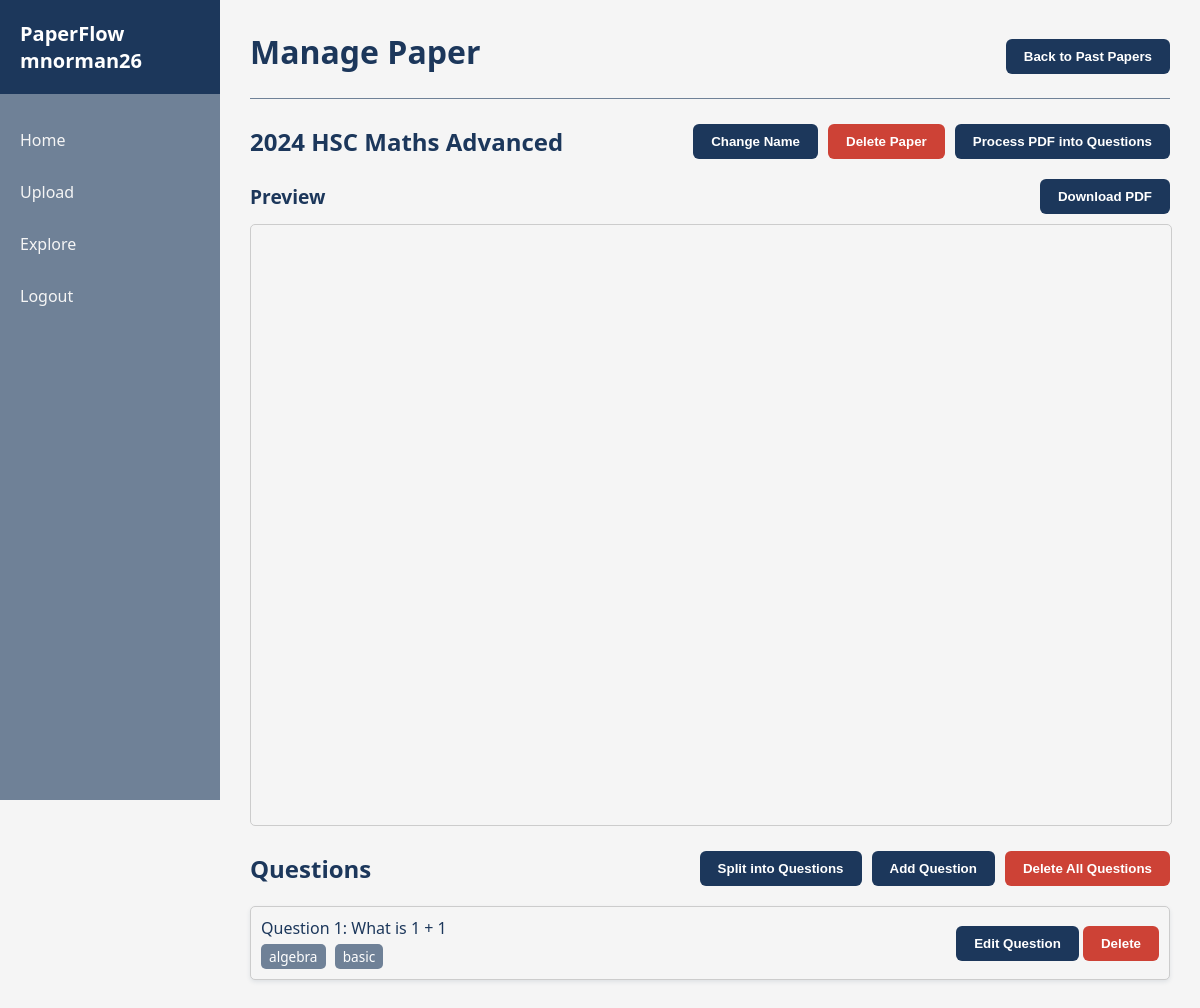
The app's page /paper/1 (signed in), older data.
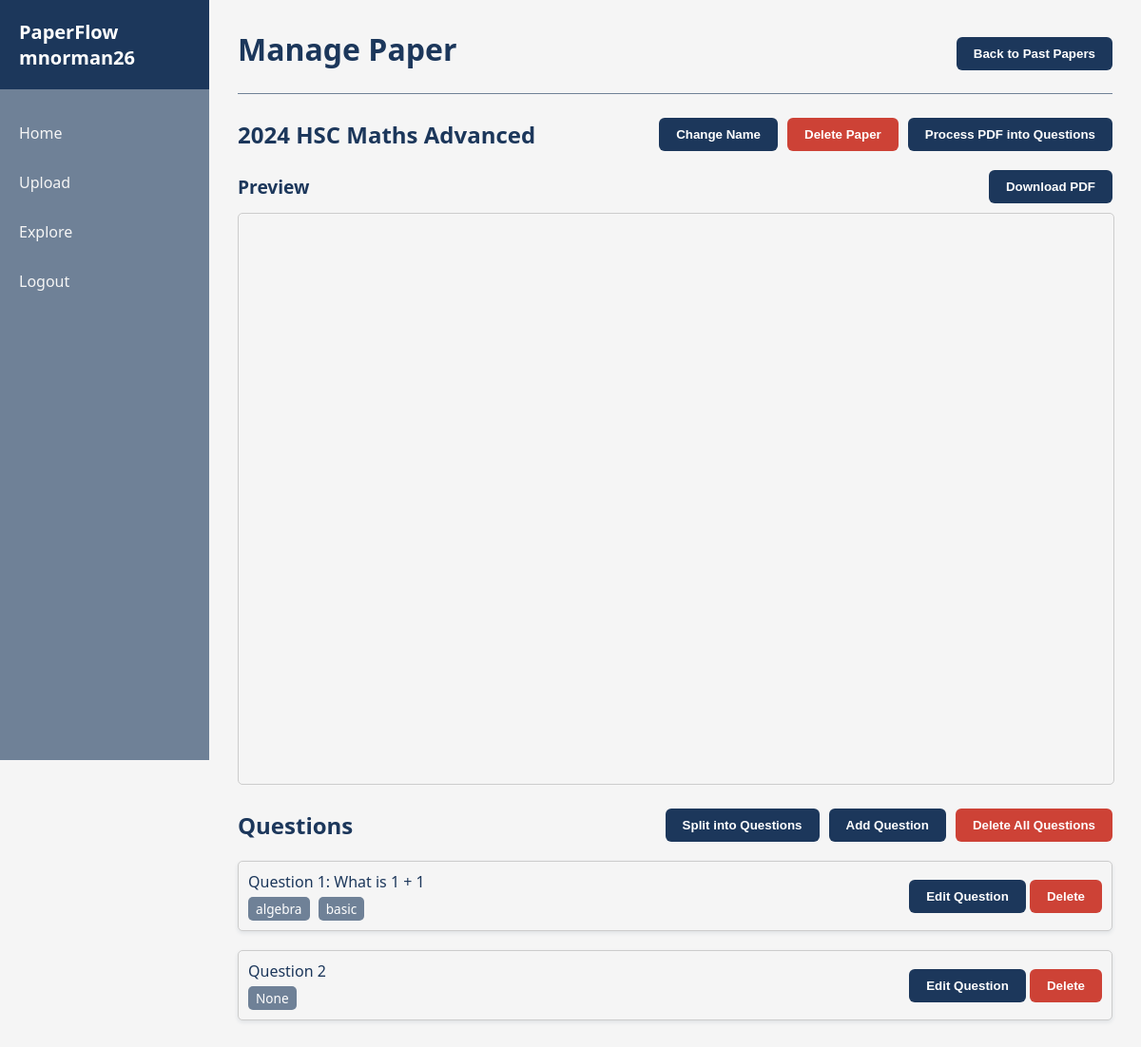
The same page, newer data.
### models.py (models this page shows)
class User(db.Model, UserMixin):
    __tablename__ = 'user'
    id = db.Column(db.Integer, primary_key=True)
    username = db.Column(db.String(150), unique=True, nullable=False)
    password_hash = db.Column(db.String(200), nullable=False)
    papers = db.relationship('UserPaper', backref='user', lazy=True)

class PastPaper(db.Model):
    id = db.Column(db.Integer, primary_key=True)
    filename = db.Column(db.String(200), nullable=False)
    questions = db.relationship(
        'Question',
        backref='paper',
        lazy=True,
        cascade="all, delete-orphan"
    )
    uploaded_at = db.Column(db.DateTime, default=db.func.now())
    owner_id = db.Column(db.Integer, db.ForeignKey('user.id'), nullable=False)

class Question(db.Model):
    id = db.Column(db.Integer, primary_key=True)
    paper_id = db.Column(db.Integer, db.ForeignKey('past_paper.id'), nullable=False)
    filename = db.Column(db.String(200), nullable=True)
    text = db.Column(db.Text, nullable=True)
    tags = db.Column(db.String(200), nullable=True)

### app.py (the view)
@app.route('/paper/<int:paper_id>')
@login_required
def view_paper(paper_id):
    paper = PastPaper.query.get_or_404(paper_id)
    edit_name = request.args.get('edit_name') == '1'
    return render_template('view_paper.html', paper=paper, edit_name=edit_name, has_paper=user_has_paper(current_user, paper))

### app.py (called while the page is built)
@login_manager.user_loader
def load_user(user_id):
    user = User.query.filter_by(id=int(user_id)).first()
    return user

@app.context_processor
def inject_user():
    return dict(user=current_user)

def format_filename(filename):
    name = str(filename).split('_', 1)[-1]
    name = os.path.splitext(name)[0]
    name = re.sub(r'[-_]+', ' ', name)
    words = name.split()
    formatted = []
    for w in words:
        if w.upper() in ["HSC", "IB", "PDF"]:
            formatted.append(w.upper())
        else:
            formatted.append(w.capitalize())
    return " ".join(formatted)

@app.context_processor
def utility_processor():
    return dict(format_filename=format_filename)

def user_has_paper(user, paper):
    return db.session.query(
        exists().where(
            UserPaper.user_id == user.id,
            UserPaper.paper_id == paper.id
        )
    ).scalar()

### templates/view_paper.html (shortened to what this page needs)
{% extends "base.html" %}
{% block content %}
<div class="container">
    <header style="display: flex; justify-content: space-between; align-items: center;">
        <h1>Manage Paper</h1>
        {% from "macros.html" import flash_messages %}
        <a href="{{ url_for('index') }}"><button>Back to Past Papers</button></a>
    </header>
    <section class="paper-actions" style="margin: 20px 0; display: block; width: 100%;">
        {% if edit_name and paper.owner_id == current_user.id %}
            <form method="POST" action="{{ url_for('update_paper_name', paper_id=paper.id) }}"
                style="display: flex; justify-content: space-between; align-items: center;">
                <input type="text" name="filename" value="{{ format_filename(paper.filename) }}"
                    required style="font-size: 1em; padding: 5px;">
                <div style="display: flex; gap: 10px; padding-left: 20px;">
                    <button type="submit" style="background-color: #4CAF50; color: white;">
                        Save
                    </button>
                    <a href="{{ url_for('view_paper', paper_id=paper.id) }}">
                        <button type="button" style="background-color: #cd4236;">Cancel</button>
                    </a>
                </div>
            </form>
        {% else %}
            <div style="display: flex; justify-content: space-between; align-items: center;">
                <h2 style="margin: 0;">
                    {{ format_filename(paper.filename) }}
                </h2>
                {% if paper.owner_id == current_user.id %}
                <div style="display: flex; gap: 10px;">
                    <a href="{{ url_for('view_paper', paper_id=paper.id, edit_name=1) }}">
                        <button>Change Name</button>
                    </a>
                    <form method="POST" action="{{ url_for('delete_paper', paper_id=paper.id) }}"
                        onsubmit="return confirm('Are you sure you want to delete this entire paper?');">
                        <button style="background-color: #cd4236;">Delete Paper</button>
                    </form>
                    <form method="POST" action="{{ url_for('process_paper', paper_id=paper.id) }}">
                        <button type="submit" class="btn btn-primary">Process PDF into Questions</button>
                    </form>
                </div>
                {% endif %}
            </div>
        {% endif %}
    </section>
    <section style="margin: 20px 0; display: block; width: 100%;">
        <div style="display: flex; justify-content: space-between; align-items: center; margin-bottom: 10px;">
            <span style="font-size: 1.2em; font-weight: bold;">Preview</span>
            <a href="{{ url_for('uploaded_file', filename=paper.filename) }}" download>
                <button type="submit" class="btn btn-primary">
                    Download PDF
                </button>
            </a>
        </div>
        <iframe
            src="{{ url_for('uploaded_file', filename=paper.filename) }}"
            width="100%"
            height="600px"
            style="border: 1px solid #ccc; border-radius: 5px;">
        </iframe>
    </section>
    <section>
        <div style="display: flex; justify-content: space-between; align-items: center; margin-bottom: 10px;">
            <h2 style="margin: 0;">Questions</h2>
            {% if paper.owner_id == current_user.id %}
            <div style="display: flex; gap: 10px;">
                <a href="{{ url_for('split', paper_id=paper.id) }}">
                    <button type="submit" class="btn btn-primary">
                        Split into Questions
                    </button>
                </a>
                <a href="{{ url_for('add_question', paper_id=paper.id) }}">
                    <button type="submit" class="btn btn-primary">
                        Add Question
                    </button>
                </a>
                <form action="{{ url_for('delete_questions', paper_id=paper.id) }}" method="POST" style="margin:0;">
                    <button type="submit" style="background-color: #cd4236;">
                        Delete All Questions
                    </button>
                </form>
            </div>
            {% endif %}
        </div>
        {% if paper.questions %}
            <div class="papers-list" style="display: flex; flex-direction: column; gap: 10px;">
                {% for q in paper.questions %}
                    <a href="{{ url_for('view_question', question_id=q.id) }}" class="paper-card-link">
                        <div class="paper-card" style="display: flex; justify-content: space-between; align-items: center; padding: 10px; border: 1px solid #ccc; border-radius: 5px;">
                            <div style="flex: 1;">
                                {% set display_text = q.text[:100] + ('...' if q.text|length > 100 else '') %}
                                <p style="margin: 0 0 5px 0;">{{ display_text }}</p>
                                {% if q.tags %}
                                    <p style="margin: 0;">
                                        {% for tag in q.tags.split(',') %}
                                            <span class="tag">{{ tag.strip() }}</span>
                                        {% endfor %}
                                    </p>
                                {% endif %}
                            </div>
                            {% if paper.owner_id == current_user.id %}
                            <div style="margin-left: 10px;">
                                <a href="{{ url_for('edit_question', question_id=q.id) }}">
                                    <button>Edit Question</button>
                                </a>
                                <form action="{{ url_for('delete_question', question_id=q.id) }}" method="POST" style="display:inline;">
                                    <button style="background-color: #cd4236;">Delete</button>
                                </form>
                            </div>
                            {% endif %}
                        </div>
                    </a>
                {% endfor %}
            </div>
        {% else %}
            <p>No questions found for this paper yet.</p>
        {% endif %}
    </section>
</div>
{% endblock %}

### templates/base.html (shortened to what this page needs)
<!DOCTYPE html>
<html lang="en">
<head>
    <link rel="stylesheet" href="{{ url_for('static', filename='css/style.css') }}">
</head>
<body>
    <nav class="sidebar">
    <div class="brand">
        PaperFlow
        {% if current_user.is_authenticated %}
            <span class="user-tag">{{ current_user.username }}</span>
        {% endif %}
    </div>
        <div class="nav-links">
            {% if current_user.is_authenticated %}
                <a href="{{ url_for('index') }}">Home</a>
                <a href="{{ url_for('upload') }}">Upload</a>
                <a href="{{ url_for('explore') }}">Explore</a>
                <a href="{{ url_for('logout') }}">Logout</a>
            {% else %}
                <a href="{{ url_for('login') }}">Login</a>
                <a href="{{ url_for('register') }}">Register</a>
            {% endif %}
        </div>
    </nav>
    <div class="main-content">
        {% block content %}{% endblock %}
    </div>
</body>
</html>

### static/css/style.css (style rules this page uses)
html, body { height: 100%; margin: 0; font-family: 'Segoe UI', Tahoma, Geneva, Verdana, sans-serif; background-color: #f5f5f5; color: #1c375b; }
.sidebar { position: fixed; top: 0; left: 0; width: 220px; height: 100vh; display: flex; flex-direction: column; background-color: #6f8197; }
.sidebar .brand { padding: 20px; font-size: 20px; font-weight: bold; background-color: #1c375b; color: white; }
.sidebar .nav-links { flex-grow: 1; display: flex; flex-direction: column; padding-top: 20px; }
.sidebar .nav-links a { padding: 15px 20px; text-decoration: none; color: #f5f5f5; font-weight: 500; }
.main-content { margin-left: 220px; padding: 30px; }
header { text-align: left; margin-bottom: 25px; padding-bottom: 15px; border-bottom: 1px solid #6f8197; }
header h1 { font-size: 2em; margin: 0; color: #1c375b; padding-bottom: 10px; }
button, .btn-primary { background-color: #1c375b; color: white; border: none; padding: 10px 18px; border-radius: 6px; cursor: pointer; font-weight: 600; transition: all 0.2s; text-decoration: none; display: inline-block; text-align: center; }
.paper-card-link { display: block; text-decoration: none; }
.paper-card { background-color: #f5f5f5; padding: 15px 20px; border-radius: 8px; border: 1px solid #6f8197; box-shadow: 0 2px 4px rgba(28,55,91,0.1); position: relative; transition: transform 0.1s, box-shadow 0.2s; }
.paper-card p { margin: 5px 0; }
.tag { display: inline-block; background-color: #6f8197; color: #fff; padding: 3px 8px; border-radius: 5px; font-size: 0.85em; margin-right: 5px; }
a { text-decoration: none; color: inherit; }

Row changes from the older to the newer data that the page shows:
added Question: text "Question 2", strip "None"
